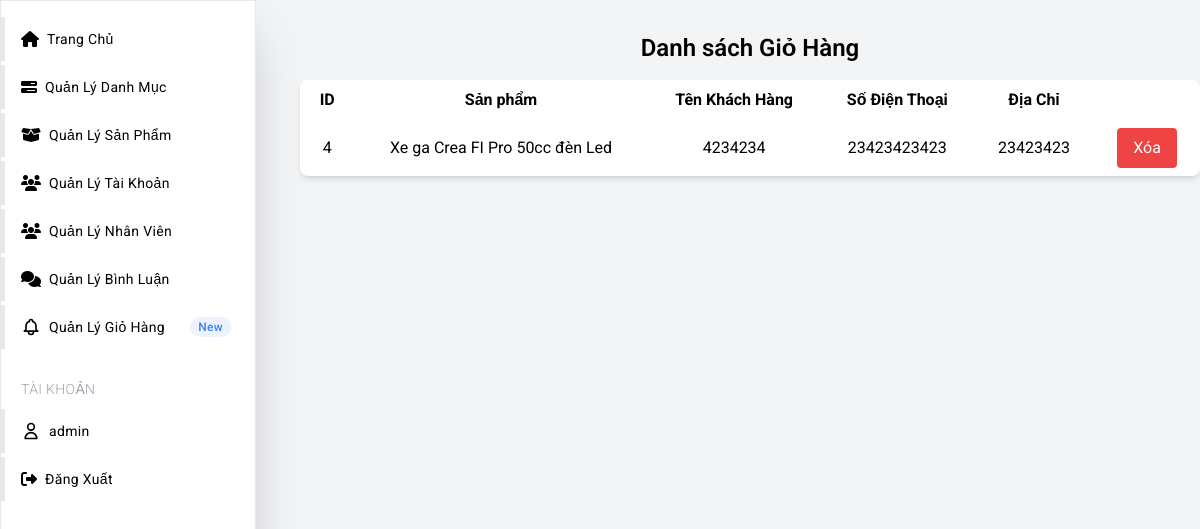
Page /admin/index.php?action=quanlygiohang (signed in) on the committed database.
### tables this page shows
CREATE TABLE `giohang` (
  `id_giohang` int(11) NOT NULL,
  `id_sanpham` int(11) NOT NULL,
  `id_taikhoan` int(11) NOT NULL,
  `hoTen` varchar(255) NOT NULL,
  `soDienThoai` varchar(20) NOT NULL,
  `diaChi` varchar(255) NOT NULL,
  `created_at` timestamp NOT NULL DEFAULT current_timestamp()
);

CREATE TABLE `sanpham` (
  `id_sanpham` int(11) NOT NULL,
  `name_sanpham` varchar(255) NOT NULL,
  `price_sanpham` int(11) NOT NULL,
  `img_sanpham` text NOT NULL,
  `img_sanpham1` text NOT NULL,
  `description_sanpham` varchar(255) NOT NULL,
  `view_sanpham` int(11) NOT NULL DEFAULT 0,
  `id_danhmuc` int(11) NOT NULL
);

### admin/giohang/giohang.php (the view, shortened to what this page needs)
<body class="bg-gray-100 ml-[300px]">
    <div class="container mx-auto py-8 text-center" >
        <h1 class="text-2xl font-semibold mb-4">Danh sách Giỏ Hàng</h1>
        <table class="table-auto w-full bg-white shadow-md rounded-lg">
            <thead>
                <tr>
                    <th class="px-4 py-2">ID</th>
                    <th class="px-4 py-2">Sản phẩm</th>
                    <th class="px-4 py-2">Tên Khách Hàng</th>
                    <th class="px-4 py-2">Số Điện Thoại</th>
                    <th class="px-4 py-2">Địa Chỉ</th>
                </tr>
            </thead>
            <tbody>
       <?php
global $host, $userhost, $passhost, $dbname;
$conn = mysqli_connect($host, $userhost, $passhost, $dbname);
$query_select = "SELECT g.id_giohang, s.name_sanpham, g.hoTen, g.soDienThoai, g.diaChi FROM giohang g
                  JOIN sanpham s ON g.id_sanpham = s.id_sanpham";
$result_select = mysqli_query($conn, $query_select);
while ($row = mysqli_fetch_assoc($result_select)) {
    echo "<tr>";
    echo "<td class='px-4 py-2'>" . $row['id_giohang'] . "</td>";
    echo "<td class='px-4 py-2'>" . $row['name_sanpham'] . "</td>";
    echo "<td class='px-4 py-2'>" . $row['hoTen'] . "</td>";
    echo "<td class='px-4 py-2'>" . $row['soDienThoai'] . "</td>";
    echo "<td class='px-4 py-2'>" . $row['diaChi'] . "</td>";
  echo "<td class='px-4 py-2'><form method='POST' action=''><button type='submit' name='delete' value='" . $row['id_giohang'] . "' class='bg-red-500 text-white px-4 py-2 rounded hover:bg-red-600'>Xóa</button></form></td>";
    echo "</tr>";
}
?>
            </tbody>
        </table>
    </div>
</body>

### admin/sidebar.php (style rules this page uses)
* { margin: 0; padding: 0; box-sizing: border-box; font-family: 'Roboto', sans-serif; }

### rows in the picture
giohang: id_giohang "4", id_sanpham.name_sanpham "Xe ga Crea FI Pro 50cc đèn Led", hoTen "4234234", soDienThoai "23423423423", diaChi "23423423"

### other values in the picture
$name_admin "admin"
